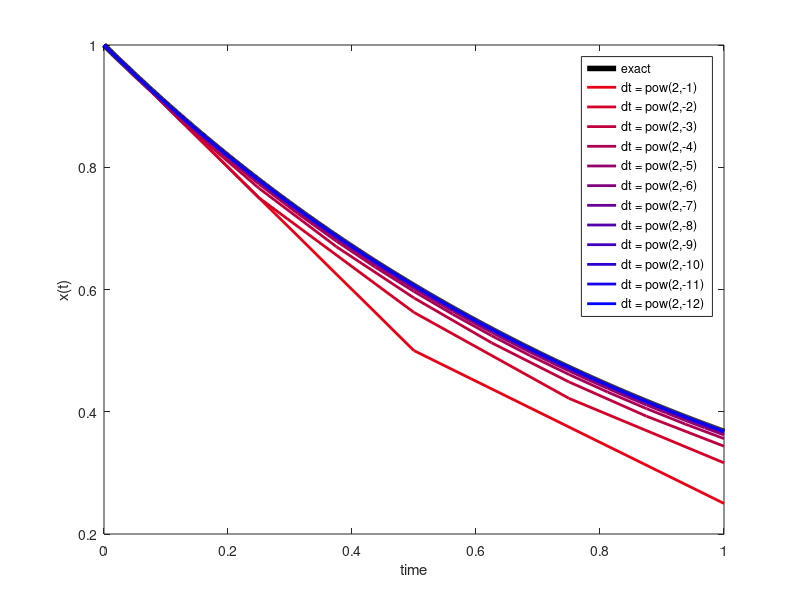
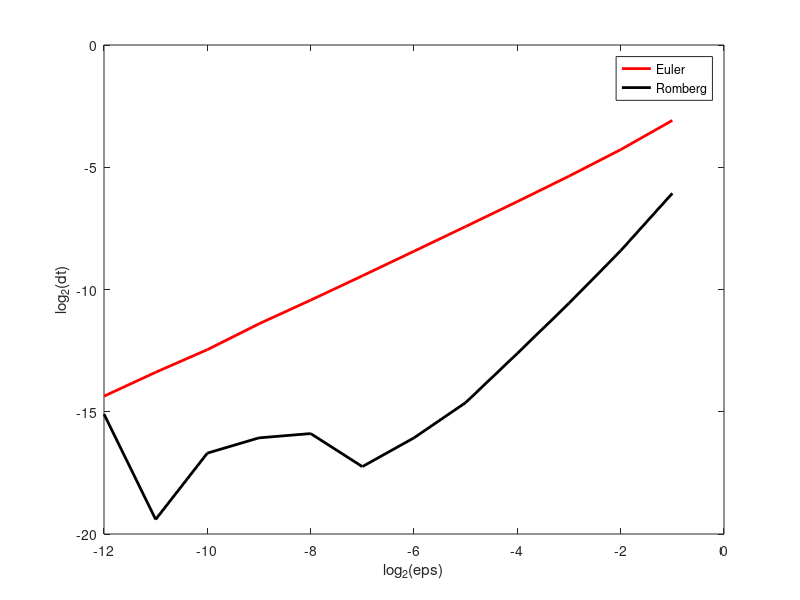

These figures' MATLAB source, in order:
clear all

b = 1;

a = @(x,t) -b*x;
Xe = @(x0,t) x0*exp(-b*t);

tic

n = 12;
r = 6; % round off decimal place
t0 = 0.; T = 1.;
x0 = 1.;

te = linspace(0,T-t0,1000);
X = Xe(x0,te);
y = X(end);

q = exp(r*log(10));
x = x0; x2n = x0;
xr = x0; t = t0;

leg = cell(1,n);
leg{1} = 'exact';

fprintf('****************************************\n','#');
fprintf('****ROUND OFF WITH %-d DECIMAL PLACES****\n',r);
fprintf('****************************************\n','#');
figure(1)
plot(te,X,'linewidth',4,'-k');hold on;
fprintf('Global discretization error\n');

for j = 1:n
    m = round(2^j);
    k = 2;
    dt = (T-t0)/m;
    for i = 2:2*m+1
        x2n(i) = round( q*(x2n(i-1) + a(x2n(i-1),t(k-1)/(2-mod(i,2)))*dt/2) )/q;
        if(mod(i,2)==1)
            t(k) = t(k-1) + dt;
            x(k) = round( q*(x(k-1) + a(x(k-1),t(k-1))*dt) )/q;
            xr(k) = round( q*(2*x2n(i) - x(k)) )/q;
            k += 1;
        end
    end
    delta(j) = dt;
    eps(j) = abs(y-x(end));
    eps2(j) = abs(y-xr(end));
    fprintf('n = %-8d : eps = %8.6f\n',m,eps2(j));
    plot(t,x,'linewidth',2,'color',[(n-j)/n 0 j/n]);
    leg{j+1} = num2str(j,'dt = pow(2,-%-d)\n');
    fprintf('Euler scheme   : %-8.6f # ',eps(j));
    fprintf('Romberg interp : %-8.6f \n',eps2(j));
end

hold off;
legend(leg);
xlabel('time');ylabel('x(t)');

toc

figure(2)
plot(log2(delta),log2(eps),'linewidth',2,'-r');hold on;
plot(log2(delta),log2(eps2),'linewidth',2,'-k');hold off;
xlabel('log_2(eps)');ylabel('log_2(dt)');
legend('Euler','Romberg');
